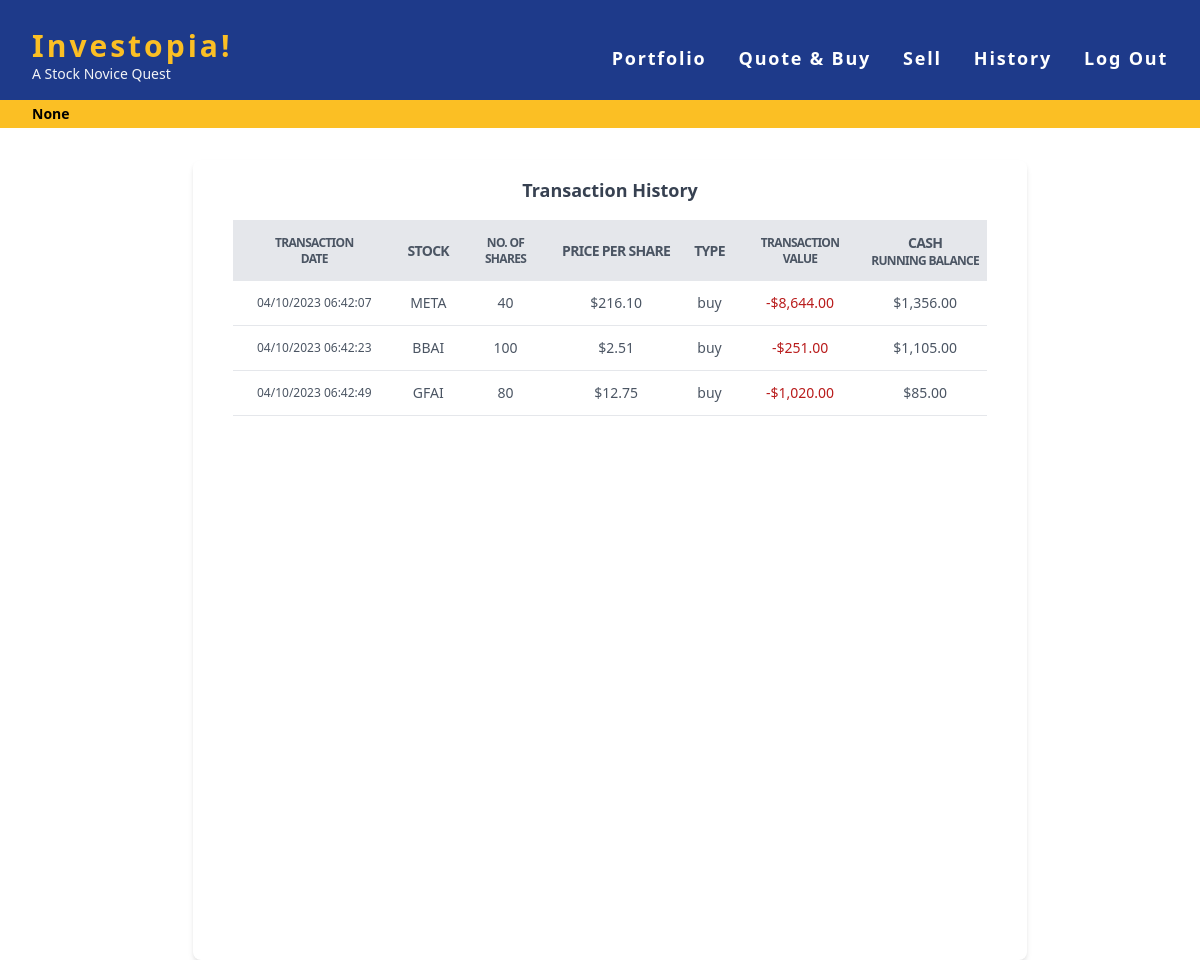
The app's page /history (signed in) with its own data.
### app.py (models this page shows, shortened)
class stock_txn(db.Model):
    txn_id = db.Column(db.Integer, primary_key=True)
    stock = db.Column(db.String(80), nullable=False)
    no_of_shares = db.Column(db.Integer, nullable=False)
    total_cost = db.Column(db.Integer, nullable=False)
    user_id = db.Column(db.Integer)
    txn_date = db.Column(db.Date)
    txn_type = db.Column(db.String(80), nullable=False)

class cash_running_bal(db.Model):
    c_bal_id = db.Column(db.Integer, primary_key=True)
    user_id = db.Column(db.Integer)
    txn_id = db.Column(db.Integer)
    txn_date = db.Column(db.Date)
    amount_change = db.Column(db.Integer, nullable=False)
    cash_end_bal = db.Column(db.Integer, nullable=False)

### app.py (the view)
@fin_app.route("/history")
@login_required
def history():
    current_user = session["user_id"]
    transactions = db.session.execute(text(
        "SELECT * FROM stock_txn WHERE user_id = :current_user"), {'current_user': current_user})
    cash_history = db.session.execute(text(
        "SELECT * FROM cash_running_bal WHERE user_id = :current_user"), {'current_user': current_user})
    cash_history = db.session.execute(text(
        "SELECT * FROM (SELECT * FROM cash_running_bal JOIN stock_txn ON cash_running_bal.txn_id = stock_txn.txn_id) WHERE user_id = :current_user"), {'current_user': current_user})
    return render_template("history.html", isMarketOpen=MARKET_STATUS, transactions=transactions, cash_history=cash_history)

### app.py (called while the page is built)
@fin_app.after_request
def after_request(response):
    response.headers["Cache-Control"] = "no-cache, no-store, must-revalidate"
    response.headers["Expires"] = 0
    response.headers["Pragma"] = "no-cache"
    return response

### helpers.py (called while the page is built)
def login_required(f):
    @wraps(f)
    def decorated_function(*args, **kwargs):
        if session.get("user_id") is None:
            return redirect("/login")
        return f(*args, **kwargs)
    return decorated_function

def usd(value):
    return f"${value:,.2f}"

### templates/history.html (shortened to what this page needs)
{% extends "layout.html" %} {% block title %} Transactions {% endblock %} {%
block main %}
<div class="flex justify-center min-h-screen mt-40 ml-5">
  <div class="bg-white shadow-md rounded-lg overflow-x-auto">
    <div class="flex justify-center items-center px-6 py-4">
      <h2 class="text-lg font-semibold text-gray-700">Transaction History</h2>
    </div>
    <table class="table-auto mx-10 text-xs md:text-sm text-center">
      <thead>
        <tr
          class="bg-gray-200 text-gray-600 uppercase text-sm leading-normal tracking-tighter text-center"
        >
          <th class="py-3 px-6 text-xs">
            <p>Transaction</p>
            <p>Date</p>
          </th>
          <th class="py-3 px-3">Stock</th>
          <th class="py-3 px-6 text-xs">
            <p>No. of</p>
            <p>Shares</p>
          </th>
          <th class="py-3 px-3">Price per Share</th>
          <th class="py-3 px-3">Type</th>
          <th class="py-3 px-6 text-xs">
            <p>Transaction</p>
            <p>Value</p>
          </th>
          <th class="py-3 px-2">
            <p>Cash</p>
            <p class="text-xs">Running Balance</p>
          </th>
        </tr>
      </thead>
      <tbody class="text-gray-600 text-sm font-light">
        {% for each in cash_history %}
        <tr class="border-b border-gray-200 hover:bg-gray-100">
          <td class="py-3 px-6 text-xs">{{ each.txn_date }}</td>
          <td class="py-3 px-3">{{ each.stock }}</td>
          <td class="py-3 px-6">{{ each.no_of_shares }}</td>
          {% if each.amount_change >= 0 %}
            <td class="py-3 px-6">{{ ((each.amount_change)/each.no_of_shares)|usd }}</td>
          {% else %}
            <td class="py-3 px-6">{{ ((each.amount_change*-1)/each.no_of_shares)|usd }}</td>
          {% endif %}
          <td class="py-3 px-3">
            {{ each.txn_type }}
          </td>
          <td class="py-3 px-6">
            {% if each.amount_change < 0 %}
            <p class="text-red-700">-{{ (each.amount_change*-1)|usd }}</p>
            {% else %}
            <p class="text-green-700">+{{ each.amount_change|usd }}</p>
            {% endif %}
          </td>
          <td class="py-3 px-2">{{ each.cash_end_bal|usd }}</td>
        </tr>
        {% endfor %}
      </tbody>
    </table>
  </div>
</div>
{% endblock %}

### records on screen
stock_txn: txn_date "04/10/2023 06:42:07", stock "META", no_of_shares "40", txn_type "buy", cash_end_bal "$1,356.00"
cash_running_bal: ((each.amount_change*-1)/each.no_of_shares)|usd "$216.10", amount_change "$8,644.00"
stock_txn: txn_date "04/10/2023 06:42:23", stock "BBAI", no_of_shares "100", txn_type "buy", cash_end_bal "$1,105.00"
cash_running_bal: ((each.amount_change*-1)/each.no_of_shares)|usd "$2.51", amount_change "$251.00"
stock_txn: txn_date "04/10/2023 06:42:49", stock "GFAI", no_of_shares "80", txn_type "buy", cash_end_bal "$85.00"
cash_running_bal: ((each.amount_change*-1)/each.no_of_shares)|usd "$12.75", amount_change "$1,020.00"

### other values on screen
{{ isMarketOpen }} "None"
